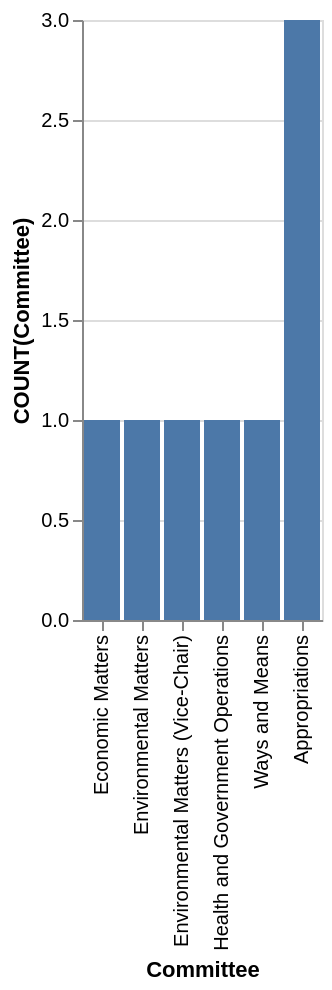

Express this chart as Vega-Lite.
### Vega-Lite specification from a JSON file in a GitHub repository (floating-point values rounded to 4 significant figures)
{"data": {"values": [{"x_data": "Economic Matters", "y_data": 1}, {"x_data": "Environmental Matters", "y_data": 1}, {"x_data": "Environmental Matters (Vice-Chair)", "y_data": 1}, {"x_data": "Health and Government Operations", "y_data": 1}, {"x_data": "Ways and Means", "y_data": 1}, {"x_data": "Appropriations", "y_data": 3}]}, "mark": "bar", "encoding": {"x": {"field": "x_data", "type": "nominal", "title": "Committee", "sort": {"op": "sum", "field": "y_data", "order": "ascending"}}, "y": {"field": "y_data", "type": "quantitative", "title": "COUNT(Committee)"}}}
